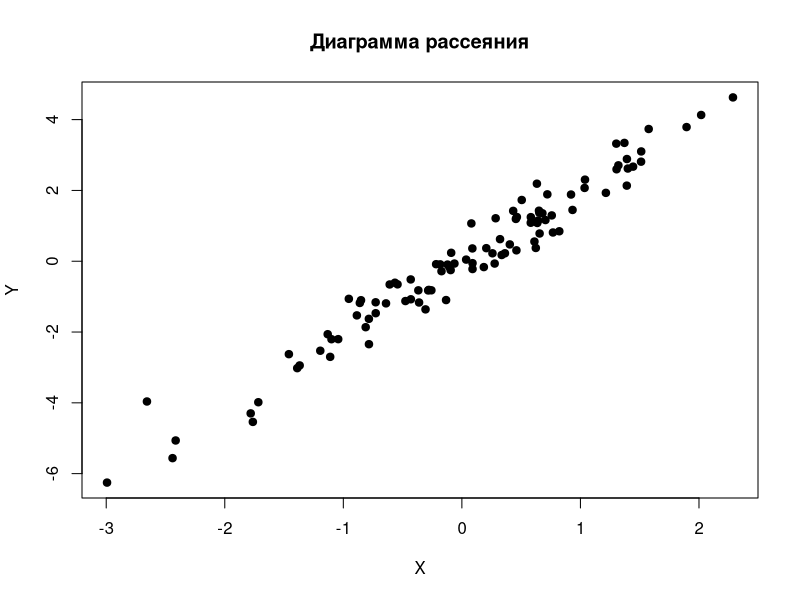
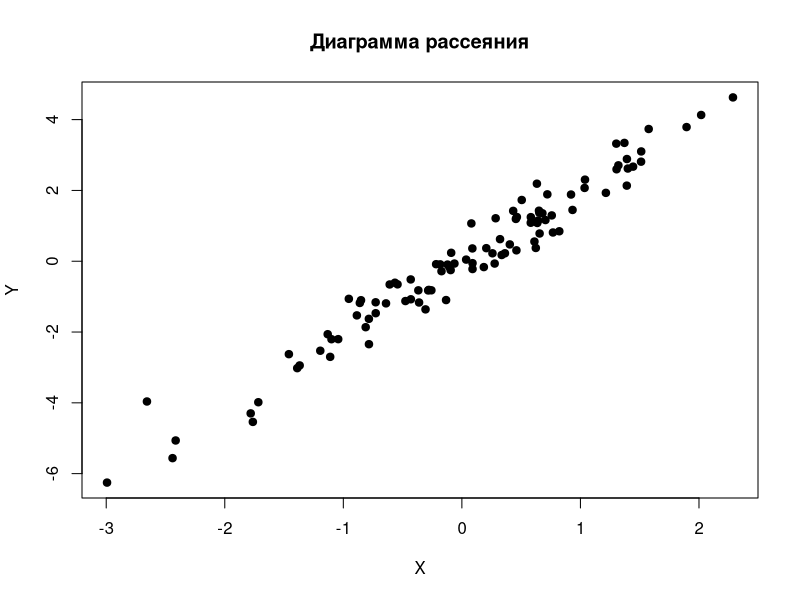

The R script that drew these images, in order:
# Генерация случайных данных
set.seed(42)  # Для воспроизводимости
x <- rnorm(100)
y <- 2 * x + rnorm(100, sd = 0.5)

# Создание диаграммы рассеяния
plot(x, y, main = "Диаграмма рассеяния", xlab = "X", ylab = "Y", pch = 19)

# Сохранение графика в файл со случайным именем
filename <- paste0("scatter_plot_", sample(10000:99999, 1), ".png")
png(filename)
plot(x, y, main = "Диаграмма рассеяния", xlab = "X", ylab = "Y", pch = 19)
dev.off()

cat("График сохранен в файл:", filename, "\n")
